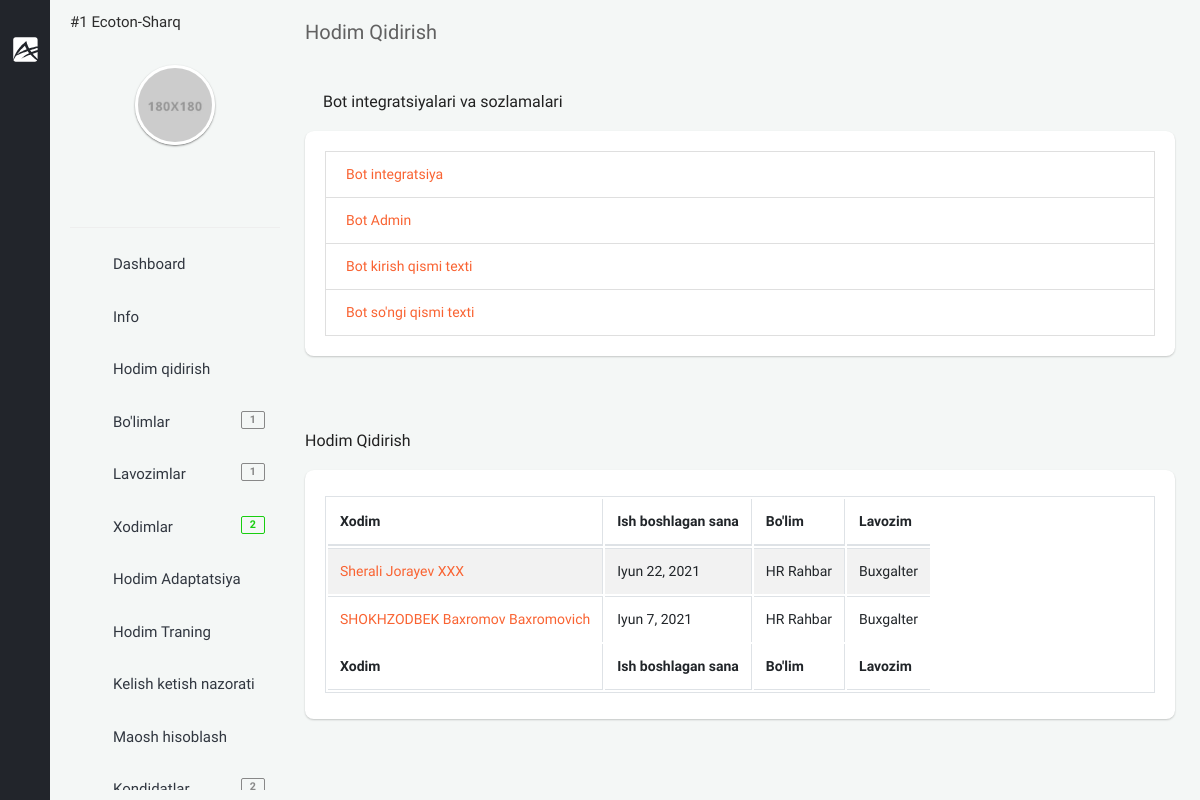
Screenshot of /backoffice/search-staff (signed in) with the database file from the repository.
### app/models.py (models this page shows, shortened)
class User(AbstractUser):
    branch = models.ForeignKey(Branch, on_delete=models.CASCADE, null=True, blank=True, verbose_name="Filial")
    company = models.ForeignKey("Company", on_delete=models.CASCADE, null=True, blank=True, verbose_name='Kompaniya')
    is_director = models.BooleanField(default=True)
    is_staff = models.BooleanField(default=True)
    created_at = models.DateTimeField(auto_now_add=True)
    class Meta:
        verbose_name_plural = "HR"

class Company(models.Model):
    name = models.CharField(max_length=100, verbose_name="Kompaniya nomi")
    phone = models.CharField(max_length=25, null=True, blank=True, verbose_name="Kompaniya telefon raqami")
    type = models.ForeignKey(TypeCompany, on_delete=models.CASCADE, null=True, blank=True,
                             verbose_name="Kompaniya turi")
    address = models.CharField(max_length=255, null=True, blank=True, verbose_name="Kompaniya manzili")
    creator = models.CharField(max_length=255, null=True, blank=True, verbose_name="Kompaniya asoschisi")
    text = RichTextUploadingField(null=True, blank=True, verbose_name="Kompaniya haqida qisqacha ma'lumot")
    video = models.FileField(upload_to='company/video/', null=True, blank=True,
                             verbose_name="Kompaniya haqida qisqacha video")
    info = models.TextField(null=True, blank=True, verbose_name="Bot uchun qisqacha ma'lumot")
    logo = models.ImageField(upload_to='company/image/', null=True, blank=True, verbose_name="Kompaniya logotipi")
    amount_of_staff = models.IntegerField(verbose_name="Hodimlar soni", default=1)
    created_at = models.DateTimeField(auto_now_add=True)
    def __str__(self):
        return f'#{self.id}  {self.name}'
    class Meta:
        ordering = ['-created_at']
        verbose_name_plural = "Kompaniya ma'lumotini qo'shish"

class Staff(models.Model):
    GENDER = (
        ('male', 'Erkak'),
        ('female', 'Ayol')
    )
    company = models.ForeignKey(Company, on_delete=models.CASCADE, verbose_name="Kompaniya")
    first_name = models.CharField(null=True, blank=True, max_length=255, verbose_name="Ism")
    second_name = models.CharField(null=True, blank=True, max_length=255, verbose_name="Familiya")
    last_name = models.CharField(null=True, blank=True, max_length=255, verbose_name="Otasining ismi")
    username = models.CharField(null=True, blank=True, max_length=255, verbose_name="Username")
    birth_date = models.DateField(null=True, blank=True, verbose_name="Tug'ilgan sana")
    gender = models.CharField(choices=GENDER, max_length=10, verbose_name="Jinsi")
    password = models.CharField(null=True, blank=True, max_length=255, verbose_name="parol")
    tabel_number = models.PositiveIntegerField(null=True, blank=True, verbose_name="Tabel raqami")
    start_work_at = models.DateField(null=True, blank=True, verbose_name="Ish boshlagan sana")
    account_number = models.BigIntegerField(null=True, blank=True, verbose_name="Xisob raqami")
    email = models.EmailField(unique=True, verbose_name="Elektron manzil")
    mobile_phone = models.CharField(null=True, blank=True, max_length=15, verbose_name="Mobil telefon")
    home_phone = models.CharField(null=True, blank=True, max_length=15, verbose_name="Uy telefoni")
    work_phone = models.CharField(null=True, blank=True, max_length=15, verbose_name="Ish telefoni")
    address = models.CharField(null=True, blank=True, max_length=255, verbose_name="Uy manzili")
    image = models.ImageField(upload_to='company/staff/image/', null=True, blank=True, verbose_name="Xodimning rasmi")
    qr_code = models.ImageField(upload_to='company/staff/qr_code/', null=True, blank=True,
                                verbose_name="Xodimning qr code")
    department = models.ForeignKey(Department, on_delete=models.CASCADE, verbose_name="Bo'lim")
    position = models.ForeignKey(Position, on_delete=models.CASCADE, verbose_name="Lavozim")
    note = models.CharField(max_length=255, null=True, blank=True, verbose_name="Eslatma")
    work_plan = models.ForeignKey(WorkPlan, on_delete=models.CASCADE, null=True, blank=True, verbose_name="Ish jadvali")
    created_at = models.DateTimeField(auto_now_add=True)
    class Meta:
        ordering = ['-created_at']
        verbose_name_plural = "Xodimlar"

class Department(models.Model):
    name = models.CharField(max_length=255, verbose_name="Bo'lim nomi")
    info = models.CharField(max_length=255, null=True, blank=True, verbose_name="Bo'lim haqida")
    company = models.ForeignKey(Company, on_delete=models.CASCADE, verbose_name='Kompaniya')
    created_at = models.DateTimeField(auto_now_add=True)
    class Meta:
        ordering = ['-created_at']
        verbose_name_plural = "Bo'limlar"

class Position(models.Model):
    name = models.CharField(max_length=255, verbose_name="Lavozim nomi")
    info = models.CharField(max_length=255, null=True, blank=True, verbose_name='Lavozim haqida')
    company = models.ForeignKey(Company, on_delete=models.CASCADE, verbose_name='Kompaniya')
    created_at = models.DateTimeField(auto_now_add=True)
    class Meta:
        ordering = ['-created_at']
        verbose_name_plural = "Lavozim"

### backoffice/views.py (the view)
# urls.py: path('search-staff', views.SearchingStaffListView.as_view(), name='search_staff')
class SearchingStaffListView(LoginRequiredMixin, generic.ListView):
    template_name = 'backoffice/pages/staff_search/list.html'
    model = models.Staff
    def get_context_data(self, *, object_list=None, **kwargs):
        ctx = super(SearchingStaffListView, self).get_context_data(**kwargs)
        ctx['searching_staffs'] = models.Staff.objects.filter(company=self.request.user.company)
        return ctx

### backoffice/context_processors.py (called while the page is built)
def staff_amount(request):
    amount_staff = None
    if request.user.is_anonymous == False:
        company = request.user.company
        staff = models.Staff.objects.filter(company=company)
        amount_staff = staff.count()
    return {"amount_staff": amount_staff}

def position_amount(request):
    position_amounts = None
    if request.user.is_anonymous == False:
        company = request.user.company
        position = models.Position.objects.filter(company=company)
        position_amounts = position.count()
    return {
        'position_amounts': position_amounts
    }

def department_amount(request):
    department_amounts = None
    if request.user.is_anonymous == False:
        company = request.user.company
        department = models.Department.objects.filter(company=company)
        department_amounts = department.count()
    return {
        'department_amounts': department_amounts
    }

def bot_user_list_counter(request):
    department_amounts = None
    if request.user.is_anonymous == False:
        company = request.user.company
        department = models.NewStaff.objects.filter(company=company)
        department_amounts = department.count()
    return {
        'bot_user_list_counter': department_amounts
    }

### templates/backoffice/pages/staff_search/list.html (shortened to what this page needs)
{% extends 'backoffice/base.html' %}
{% load static %}
{% block content %}
<section class="content home">
    <div class="container-fluid">
        <div class="block-header">
            <div class="row clearfix">
                <div class="col-lg-5 col-md-5 col-sm-12">
                    <h2>Hodim Qidirish</h2>
                    <ul class="breadcrumb padding-0">
                        <li class="breadcrumb-item"><a href="{% url 'backoffice-main' %}"><i class="zmdi zmdi-home"></i></a></li>
                    </ul>
                </div>
            </div>
            <div class="row clearfix">
                <div class="col-lg-12 col-md-12 col-sm-12">
                    <div class="card">
                        <div class="header">
                            <h2><i class="zmdi zmdi-settings zmdi-hc-spin"></i> Bot integratsiyalari va sozlamalari</h2>
                        </div>
                        <div class="body">
                            <div class="list-group">
                                <a href="{% url 'bot_c_l' %}" class="list-group-item">Bot integratsiya</a>
                                <a href="{% url 'admin_bot' %}" class="list-group-item">Bot Admin</a>
                                <a href="{% url 'entry_text' %}" class="list-group-item">Bot kirish qismi texti</a>
                                <a href="{% url 'finish_text' %}" class="list-group-item">Bot so'ngi qismi texti</a>
                            </div>
                        </div>
                    </div>
                </div>
            </div>
        </div>
        <div class="row clearfix">
            <div class="col-lg-12">
                <div class="card">
                    <div class="header">
                        <h2>Hodim Qidirish</h2>
                    </div>
                    <div class="body">
                        <table class="table-responsive table table-bordered table-striped table-hover dataTable js-exportable">
                            <thead>
                                <tr>
                                    <th>Xodim</th>
                                    <th>Ish boshlagan sana</th>
                                    <th>Bo'lim</th>
                                    <th>Lavozim</th>
                                </tr>
                            </thead>
                            <tfoot>
                                <tr>
                                    <th>Xodim</th>
                                    <th>Ish boshlagan sana</th>
                                    <th>Bo'lim</th>
                                    <th>Lavozim</th>
                                </tr>
                            </tfoot>
                            <tbody>
                            {% for searching_staff in searching_staffs %}
                                <tr>
                                    <td><a href="{% url 'staff-detail' searching_staff.id %}">{{ searching_staff.first_name }} {{ searching_staff.second_name }} {{ searching_staff.last_name }}</a></td>
                                    <td>{{ searching_staff.start_work_at }}</td>
                                    <td>{{ searching_staff.department.name }}</td>
                                    <td>{{ searching_staff.position.name }}</td>
                                </tr>
                            {% endfor %}
                            </tbody>
                        </table>
                    </div>
                </div>
            </div>
        </div>
    </div>
</section>
{% endblock %}

### templates/backoffice/parts/minileftbar.html (shortened to what this page needs)
{% load static %}
<aside id="minileftbar" class="minileftbar">
    <ul class="menu_list">
        <li>
            <a href="javascript:void(0);" class="bars" style="display: inline;"></a>
            <a class="navbar-brand" href="{% url 'backoffice-main' %}"><img src="{% static 'backoffice/assets/images/logo.svg' %}" alt="Alpino"></a>
        </li>
        <li><a href="javascript:void(0);" class="menu-sm"><i class="zmdi zmdi-swap"></i></a></li>
        <li><a href="" title="Events"><i class="zmdi zmdi-calendar"></i></a></li>
        <li><a href="" title="Contact List"><i class="zmdi zmdi-account-box-phone"></i></a></li>
        <li><a href="javascript:void(0);" class="fullscreen" data-provide="fullscreen"><i
                class="zmdi zmdi-fullscreen"></i></a></li>
        <li class="power">
            <a href="{% url 'logout' %}" class="mega-menu"><i class="zmdi zmdi-power"></i></a>
        </li>
    </ul>
</aside>
<aside class="right_menu">
    <div id="leftsidebar" class="sidebar">
        <div class="menu">
            <ul class="list">
                <li>
                    <p>{{ request.user.company }}</p>
                </li>
                <li>
                    <div class="user-info m-b-20">
                        <div class="image">
                            <a href="" class=" waves-effect waves-block"><img src="{% static 'backoffice/assets/images/profile_av.jpg' %}" alt="User"></a>
                        </div>
                        <div class="detail">
                            <a href="javascript:void(0);" title="" class=" waves-effect waves-block"><i class="zmdi zmdi-facebook-box"></i></a>
                            <a href="javascript:void(0);" title="" class=" waves-effect waves-block"><i class="zmdi zmdi-linkedin-box"></i></a>
                            <a href="javascript:void(0);" title="" class=" waves-effect waves-block"><i class="zmdi zmdi-instagram"></i></a>
                            <a href="javascript:void(0);" title="" class=" waves-effect waves-block"><i class="zmdi zmdi-twitter-box"></i></a>
                        </div>
                    </div>
                </li>
                <li><a href="{% url 'backoffice-main' %}" class="toggled waves-effect waves-block"><i class="zmdi zmdi-home"></i><span>Dashboard</span></a></li>
                <li>
                    <a href="{% url 'info' %}" class="menu-toggle waves-effect waves-block"><i class="zmdi zmdi-desktop-windows"></i><span>Info</span></a>
                </li>
                <li>
                    <a href="{% url 'search_staff' %}" class="menu-toggle waves-effect waves-block"><i class="zmdi zmdi-search"></i><span>Hodim qidirish</span></a>
                </li>
                <li>
                    <a href="{% url 'department' %}" class="menu-toggle waves-effect waves-block"><i class="zmdi zmdi-window-maximize"></i><span>Bo'limlar</span> <span class="badge badge-default float-right">{{ department_amounts }}</span></a>
                </li>
                <li><a href="{% url 'position' %}" class="menu-toggle waves-effect waves-block"><i class="zmdi zmdi-ticket-star"></i><span>Lavozimlar</span><span class="badge badge-default float-right">{{ position_amounts }}</span></a>
                <li><a href="{% url 'staff' %}" class="menu-toggle waves-effect waves-block"><i class="zmdi zmdi zmdi-accounts-add"></i><span>Xodimlar</span><span class="badge badge-success float-right">{{ amount_staff }}</span></a></li>
                <li>
                    <a href="{% url 'training_info' %}" class="menu-toggle waves-effect waves-block"><i class="zmdi zmdi-desktop-windows"></i><span>Hodim Adaptatsiya</span></a>
                </li>
                <li>
                    <a href="" class="menu-toggle waves-effect waves-block"><i class="zmdi zmdi-run"></i><span>Hodim Traning</span></a>
                </li>
                <li>
                    <a href="{% url 'control_staff_flow' %}" class="menu-toggle waves-effect waves-block"><i class="zmdi zmdi-run"></i><span>Kelish ketish nazorati</span></a>
                </li>
                <li>
                    <a href="" class="menu-toggle waves-effect waves-block"><i class="zmdi zmdi-money-box"></i><span>Maosh hisoblash</span></a>
                </li>
                <li>
                    <a href="{% url 'new_telegram_staff' %}" class="menu-toggle waves-effect waves-block"><i class="zmdi zmdi-account-box-o "></i><span>Kondidatlar</span><span class="badge badge-default float-right">{{ bot_user_list_counter }}</span></a>
                </li>
            </ul>
        </div>
    </div>
</aside>

### backoffice/static/backoffice/assets/css/color_skins.css (style rules this page uses)
.theme-black .minileftbar { background: #22252b }
.theme-black .minileftbar .menu_list li a { color: #afafaf }
.theme-black .card .header h2:before { background: #313740 }

### rows the page displays
User: user.company "#1 Ecoton-Sharq"
Staff: first_name "Sherali", second_name "Jorayev", last_name "XXX", start_work_at "Iyun 22, 2021", department.name "HR Rahbar", position.name "Buxgalter"
Staff: first_name "SHOKHZODBEK", second_name "Baxromov", last_name "Baxromovich", start_work_at "Iyun 7, 2021", department.name "HR Rahbar", position.name "Buxgalter"

### other values shown
{{ department_amounts }} "1"
{{ position_amounts }} "1"
{{ amount_staff }} "2"
{{ bot_user_list_counter }} "2"
